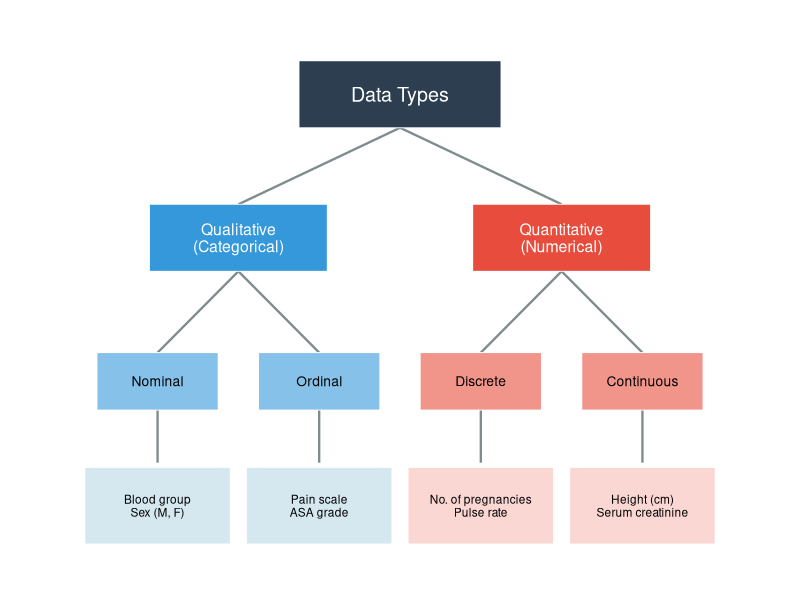
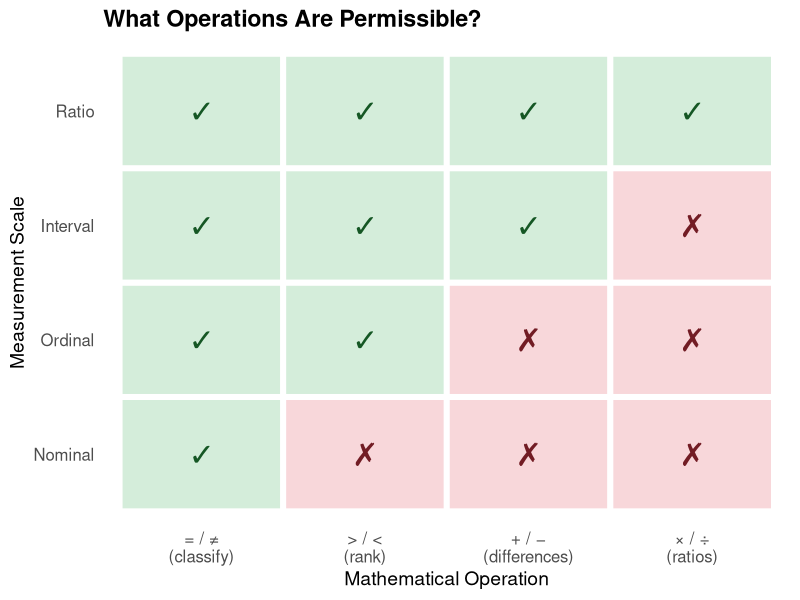
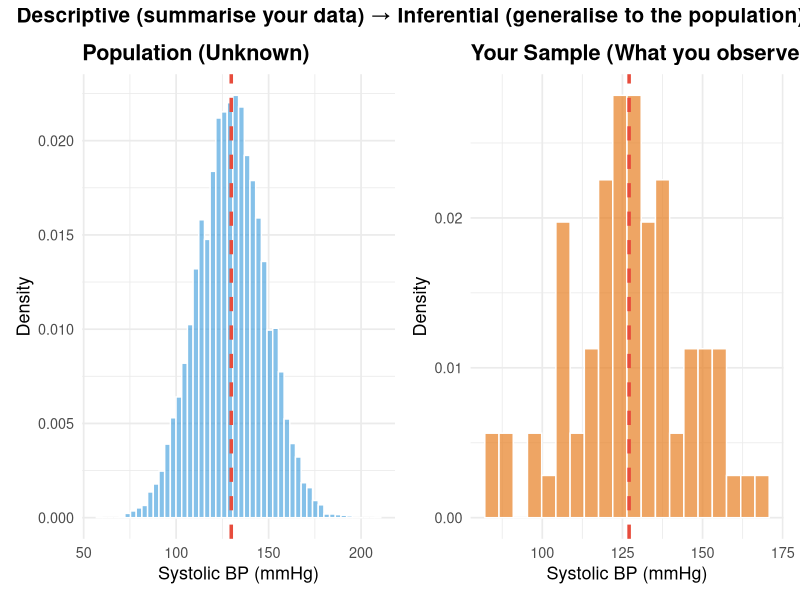
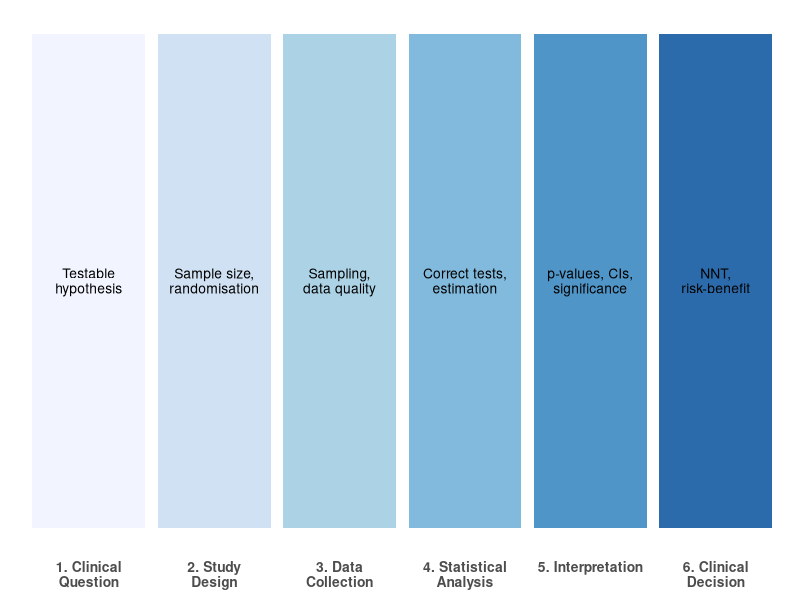
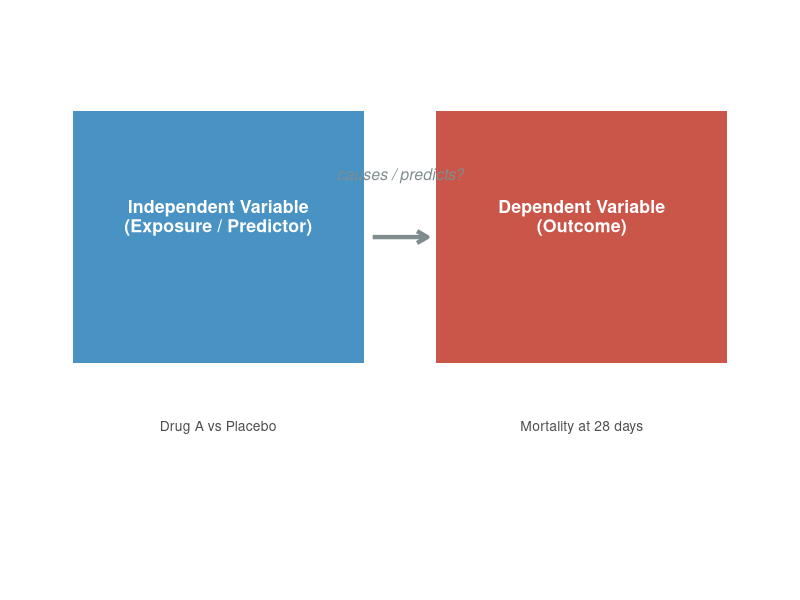

These figures' R source, in order:
## ---- chunk 1
#| label: setup
#| include: false
library(tidyverse)
library(kableExtra)
library(patchwork)
library(scales)
set.seed(42)
## ---- chunk 2
#| label: fig-data-types
#| fig-height: 5.5
#| fig-width: 10

nodes <- tibble(
  label = c(
    "Data Types",
    "Qualitative\n(Categorical)", "Quantitative\n(Numerical)",
    "Nominal", "Ordinal", "Discrete", "Continuous",
    "Blood group\nSex (M, F)",
    "Pain scale\nASA grade",
    "No. of pregnancies\nPulse rate",
    "Height (cm)\nSerum creatinine"
  ),
  x = c(4, 2, 6, 1, 3, 5, 7, 1, 3, 5, 7),
  y = c(5, 3.5, 3.5, 2, 2, 2, 2, 0.7, 0.7, 0.7, 0.7),
  fill = c("#2c3e50", "#3498db", "#e74c3c",
           "#85c1e9", "#85c1e9", "#f1948a", "#f1948a",
           "#d5e8f0", "#d5e8f0", "#fad7d3", "#fad7d3"),
  text_col = c("white", "white", "white",
               "black", "black", "black", "black",
               "black", "black", "black", "black"),
  fontsize = c(5, 4, 4, 3.5, 3.5, 3.5, 3.5, 3, 3, 3, 3),
  width = c(2.5, 2.2, 2.2, 1.5, 1.5, 1.5, 1.5, 1.8, 1.8, 1.8, 1.8),
  height = c(0.7, 0.7, 0.7, 0.6, 0.6, 0.6, 0.6, 0.8, 0.8, 0.8, 0.8)
)

edges <- tibble(
  x = c(4, 4, 2, 2, 6, 6, 1, 3, 5, 7),
  xend = c(2, 6, 1, 3, 5, 7, 1, 3, 5, 7),
  y = c(4.65, 4.65, 3.15, 3.15, 3.15, 3.15, 1.7, 1.7, 1.7, 1.7),
  yend = c(3.85, 3.85, 2.3, 2.3, 2.3, 2.3, 1.15, 1.15, 1.15, 1.15)
)

ggplot() +
  geom_segment(data = edges, aes(x = x, y = y, xend = xend, yend = yend),
               colour = "#7f8c8d", linewidth = 0.8) +
  geom_tile(data = nodes, aes(x = x, y = y, width = width, height = height, fill = fill),
            colour = "white", linewidth = 0.3) +
  geom_text(data = nodes, aes(x = x, y = y, label = label, colour = text_col, size = fontsize),
            lineheight = 0.9) +
  scale_fill_identity() + scale_colour_identity() + scale_size_identity() +
  coord_cartesian(xlim = c(-0.5, 8.5), ylim = c(0, 5.7)) +
  theme_void()
## ---- chunk 3
#| label: fig-noir
#| fig-height: 4.5
#| fig-width: 9

scales_df <- tibble(
  scale = factor(c("Nominal", "Ordinal", "Interval", "Ratio"),
                 levels = c("Nominal", "Ordinal", "Interval", "Ratio")),
  equality = c(TRUE, TRUE, TRUE, TRUE),
  ordering = c(FALSE, TRUE, TRUE, TRUE),
  differences = c(FALSE, FALSE, TRUE, TRUE),
  ratios = c(FALSE, FALSE, FALSE, TRUE)
)

cap_long <- scales_df %>%
  pivot_longer(cols = c(equality, ordering, differences, ratios),
               names_to = "operation", values_to = "allowed") %>%
  mutate(operation = factor(operation,
    levels = c("equality", "ordering", "differences", "ratios"),
    labels = c("= / \u2260\n(classify)", "> / <\n(rank)",
               "+ / \u2212\n(differences)", "\u00d7 / \u00f7\n(ratios)")))

ggplot(cap_long, aes(x = operation, y = scale)) +
  geom_tile(aes(fill = allowed), colour = "white", linewidth = 2) +
  geom_text(aes(label = ifelse(allowed, "\u2713", "\u2717"), colour = allowed),
            size = 8, fontface = "bold") +
  scale_fill_manual(values = c("TRUE" = "#d4edda", "FALSE" = "#f8d7da"), guide = "none") +
  scale_colour_manual(values = c("TRUE" = "#155724", "FALSE" = "#721c24"), guide = "none") +
  labs(title = "What Operations Are Permissible?",
       x = "Mathematical Operation", y = "Measurement Scale") +
  theme_minimal(base_size = 14) +
  theme(plot.title = element_text(face = "bold"), panel.grid = element_blank(),
        axis.text = element_text(size = 12))
## ---- chunk 4
#| label: fig-desc-inf
#| fig-height: 4.5
#| fig-width: 10

population <- tibble(bp = rnorm(10000, 130, 18), group = "Population (N = 10,000)")
sample_data <- tibble(bp = sample(population$bp, 80), group = "Your Sample (n = 80)")

p1 <- ggplot(population, aes(x = bp)) +
  geom_histogram(aes(y = after_stat(density)), bins = 50, fill = "#3498db", alpha = 0.6, colour = "white") +
  geom_vline(xintercept = mean(population$bp), colour = "#e74c3c", linewidth = 1.2, linetype = "dashed") +
  labs(title = "Population (Unknown)", x = "Systolic BP (mmHg)", y = "Density") +
  theme_minimal(base_size = 13) + theme(plot.title = element_text(face = "bold"))

p2 <- ggplot(sample_data, aes(x = bp)) +
  geom_histogram(aes(y = after_stat(density)), bins = 20, fill = "#e67e22", alpha = 0.7, colour = "white") +
  geom_vline(xintercept = mean(sample_data$bp), colour = "#e74c3c", linewidth = 1.2, linetype = "dashed") +
  labs(title = "Your Sample (What you observe)", x = "Systolic BP (mmHg)", y = "Density") +
  theme_minimal(base_size = 13) + theme(plot.title = element_text(face = "bold"))

p1 + p2 + plot_annotation(
  title = "Descriptive (summarise your data) \u2192 Inferential (generalise to the population)",
  theme = theme(plot.title = element_text(face = "bold", size = 15)))
## ---- chunk 5
#| label: fig-pipeline
#| fig-height: 3.5
#| fig-width: 11

pipeline <- tibble(
  stage = factor(c("1. Clinical\nQuestion", "2. Study\nDesign", "3. Data\nCollection",
                    "4. Statistical\nAnalysis", "5. Interpretation", "6. Clinical\nDecision"),
                 levels = c("1. Clinical\nQuestion", "2. Study\nDesign", "3. Data\nCollection",
                            "4. Statistical\nAnalysis", "5. Interpretation", "6. Clinical\nDecision")),
  stats_role = c("Testable\nhypothesis", "Sample size,\nrandomisation", "Sampling,\ndata quality",
                 "Correct tests,\nestimation", "p-values, CIs,\nsignificance", "NNT,\nrisk-benefit"),
  y = 1)

ggplot(pipeline, aes(x = stage, y = y)) +
  geom_tile(aes(fill = stage), height = 0.6, width = 0.9, alpha = 0.85) +
  geom_text(aes(label = stats_role), size = 3.5, lineheight = 0.9) +
  scale_fill_brewer(palette = "Blues", direction = 1) +
  labs(x = NULL, y = NULL) +
  theme_minimal(base_size = 13) +
  theme(legend.position = "none", axis.text.y = element_blank(),
        axis.text.x = element_text(face = "bold", size = 10), panel.grid = element_blank())
## ---- chunk 6
#| label: fig-vars
#| fig-height: 3
#| fig-width: 10

roles <- tibble(
  box = c("Independent Variable\n(Exposure / Predictor)", "Dependent Variable\n(Outcome)"),
  example = c("Drug A vs Placebo", "Mortality at 28 days"),
  x = c(1, 3), y = 1)

ggplot(roles) +
  geom_tile(aes(x = x, y = y, width = 1.6, height = 0.6),
            fill = c("#2980b9", "#c0392b"), alpha = 0.85) +
  geom_text(aes(x = x, y = y + 0.05, label = box),
            colour = "white", fontface = "bold", size = 4.5, lineheight = 0.9) +
  geom_text(aes(x = x, y = y - 0.45, label = example),
            colour = "grey30", size = 3.5) +
  annotate("segment", x = 1.85, xend = 2.15, y = 1, yend = 1,
           arrow = arrow(length = unit(0.3, "cm")), colour = "#7f8c8d", linewidth = 1.5) +
  annotate("text", x = 2, y = 1.15, label = "causes / predicts?",
           colour = "#7f8c8d", fontface = "italic", size = 4) +
  theme_void() + coord_cartesian(xlim = c(0, 4), ylim = c(0.2, 1.5))
